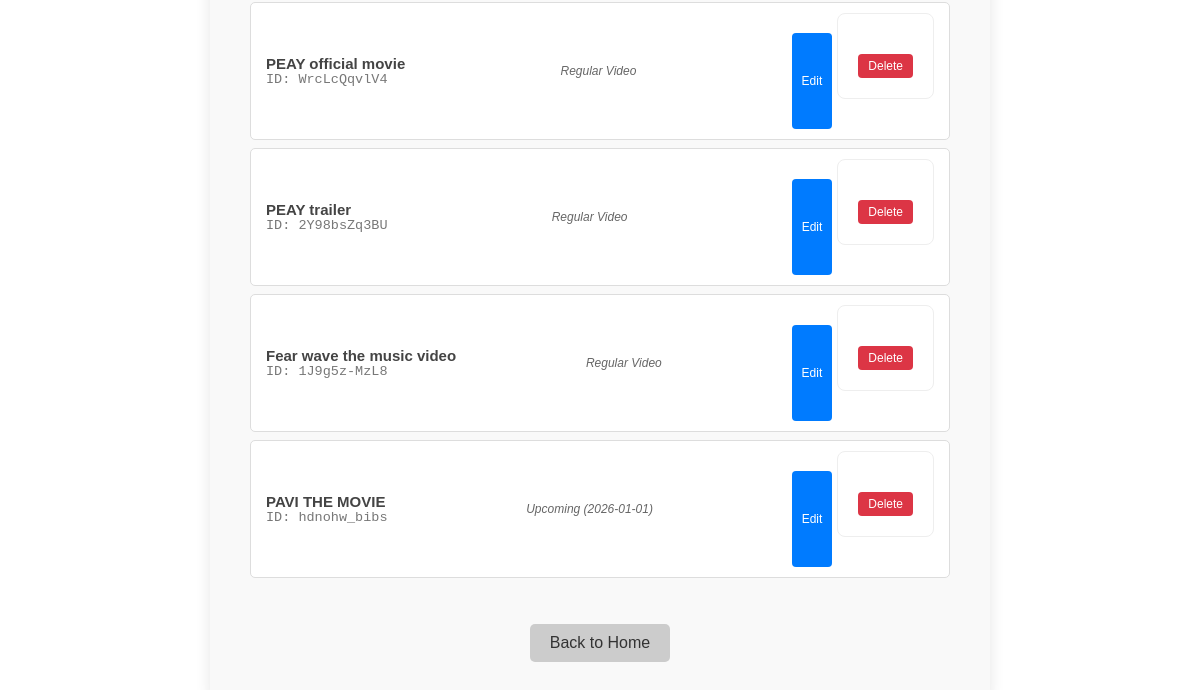
The page /developer_dashboard (signed in, lower part) on the database as committed earlier.
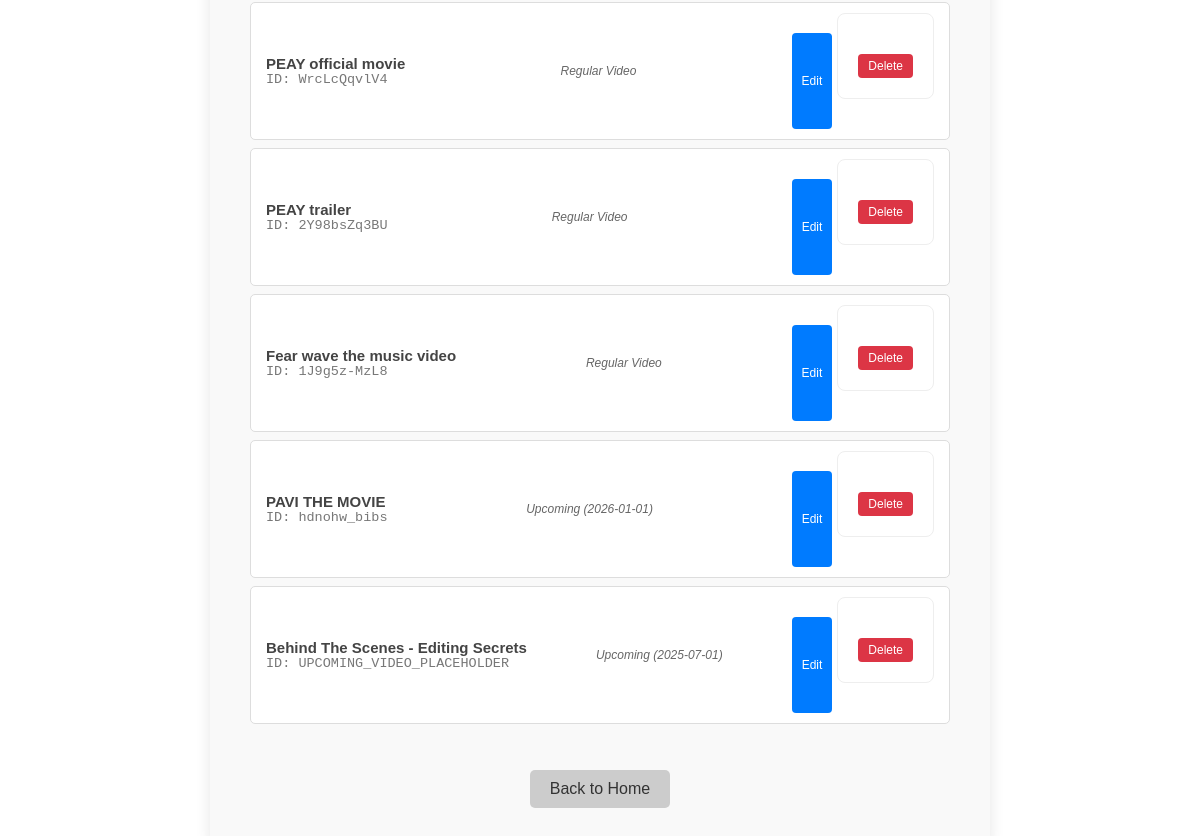
The same page on the database as committed later.
### models.py (models this page shows, shortened)
class Video(db.Model):
    id = db.Column(db.Integer, primary_key=True)
    title = db.Column(db.String(200), nullable=False)
    youtube_id = db.Column(db.String(100), unique=True, nullable=False)
    is_upcoming = db.Column(db.Boolean, default=False)
    release_date = db.Column(db.DateTime, nullable=True)

### app.py (the view)
@app.route('/developer_dashboard', methods=['GET'])
def developer_dashboard():
    if 'user_id' not in session:
        flash('Unauthorized access. Please log in.', 'error')
        return redirect(url_for('login'))
    user = User.query.get(session['user_id'])
    if not user or not user.is_developer:
        flash('Access denied. You must be a developer to access this page.', 'error')
        return redirect(url_for('index'))
    current_videos = Video.query.all()
    home_content_obj = HomePageContent.query.filter_by(section_name="welcome_message").first()
    home_page_text = home_content_obj.content if home_content_obj else ""
    return render_template('developer_dashboard.html',
                           user=user,
                           current_videos=current_videos,
                           video_to_edit=None, # This is for the video form
                           home_page_text=home_page_text) # Pass home page text to dashboard

### templates/developer_dashboard.html (shortened to what this page needs)
<!DOCTYPE html>
<html lang="en">
<head>
    <link rel="stylesheet" href="https://cdnjs.cloudflare.com/ajax/libs/font-awesome/6.5.0/css/all.min.css" />
</head>
<body>
    <div class="dashboard-container">
        <div class="current-videos">
            <ul>
                {% for video in current_videos %}
                    <li>
                        <div>
                            <span class="title">{{ video.title }}</span>
                            <span class="youtube-id">ID: {{ video.youtube_id }}</span>
                        </div>
                        <span class="status">
                            {% if video.is_upcoming %}
                                Upcoming ({{ video.release_date.strftime('%Y-%m-%d') if video.release_date else 'TBD' }})
                            {% else %}
                                Regular Video
                            {% endif %}
                        </span>
                        <div class="actions">
                            <button class="edit-btn" onclick="editVideo({{ video.id }}, '{{ video.title }}', '{{ video.youtube_id }}', {{ 'true' if video.is_upcoming else 'false' }}, '{{ video.release_date.strftime('%Y-%m-%d') if video.release_date else '' }}')">
                                Edit
                            </button>
                            <form action="{{ url_for('delete_video', video_id=video.id) }}" method="post" onsubmit="return confirm('Are you sure you want to delete this video?');">
                                <button type="submit" class="delete-btn">Delete</button>
                            </form>
                        </div>
                    </li>
                {% else %}
                    <li>No videos uploaded yet.</li>
                {% endfor %}
            </ul>
        </div>
        <a href="{{ url_for('index') }}" class="back-button">Back to Home</a>
    </div>
</body>
</html>

### templates/developer_dashboard.html (style rules this page uses)
body { font-family: 'Arial Rounded MT Bold', sans-serif; background: white; color: #444; display: flex; justify-content: center; align-items: center; min-height: 100vh; margin: 0; }
.dashboard-container { background: #f9f9f9; padding: 40px; border-radius: 10px; box-shadow: 0 4px 15px rgba(0, 0, 0, 0.1); width: 700px; text-align: center; }
.dashboard-container form { display: flex; flex-direction: column; align-items: center; border: 1px solid #eee; padding: 20px; border-radius: 8px; margin-bottom: 30px; }
.dashboard-container button { width: 100%; max-width: 200px; padding: 12px; background-color: #999; color: white; border: none; border-radius: 5px; font-size: 18px; cursor: pointer; transition: background-color 0.3s ease; margin-top: 20px; }
.back-button { margin-top: 30px; padding: 10px 20px; background-color: #ccc; color: #333; text-decoration: none; border-radius: 5px; transition: background-color 0.3s ease; display: inline-block; }
.current-videos { margin-top: 40px; text-align: left; border-top: 1px solid #eee; padding-top: 20px; }
.current-videos ul { list-style: none; padding: 0; }
.current-videos li { background-color: #fff; border: 1px solid #ddd; padding: 10px 15px; margin-bottom: 8px; border-radius: 5px; display: flex; justify-content: space-between; align-items: center; font-size: 15px; }
.current-videos li span { display: block; }
.current-videos li .title { font-weight: bold; color: #444; }
.current-videos li .youtube-id { font-family: 'Courier New', monospace; color: #777; font-size: 0.9em; }
.current-videos li .status { font-style: italic; color: #666; font-size: 0.8em; }
.current-videos li .actions { display: flex; gap: 5px; }
.current-videos li .actions button { padding: 5px 10px; font-size: 0.8em; border-radius: 4px; cursor: pointer; border: none; }
.current-videos li .actions .edit-btn { background-color: #007bff; color: white; }
.current-videos li .actions .delete-btn { background-color: #dc3545; color: white; }

Rows that differ between the two databases and show on the page:
added Video: title "Behind The Scenes - Editing Secrets", youtube_id "UPCOMING_VIDEO_PLACEHOLDER", release_date "2025-07-01"
